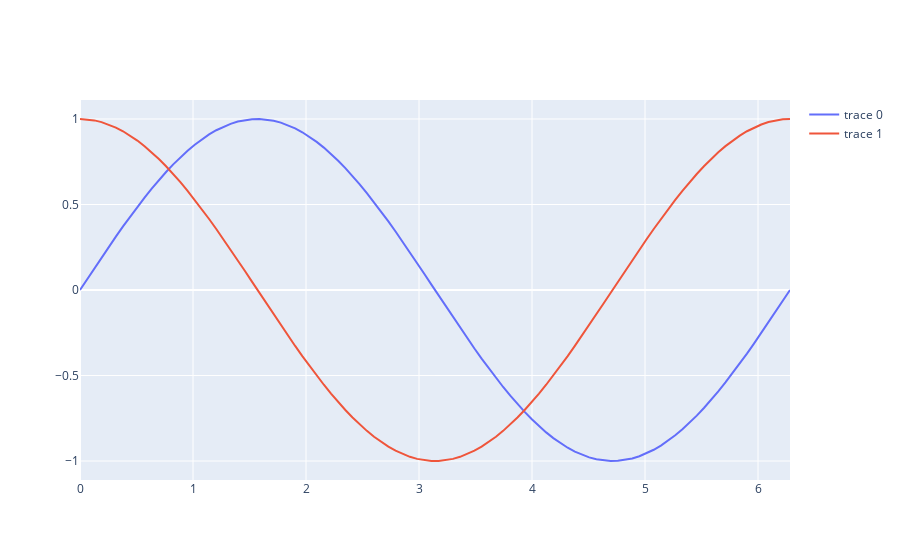

The code cell stored with this chart in its notebook:
### Code cell
# Display the result within the notebook:
fig.show()
